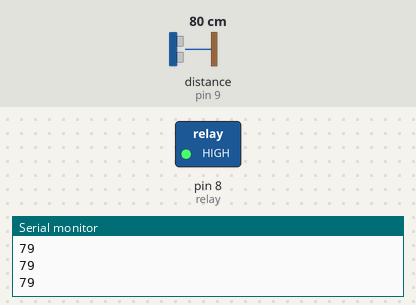
Recording of a sketch running on a simulated Arduino Uno, built with avr-gcc and run on an emulated ATmega328P. Shown: switched loads named in the sketch (green lamp = pin HIGH), the last lines printed to the serial monitor. Wiring (inferred from the names in the program): ultrasonic range finder: trigger pin 10; echo pin 9. The test bench sets the inputs (shaded band); at power-on: distance to the obstacle (sensor on pin 9) 80 cm. The echo pulse lasts 58.3 µs per cm; pins used as bus, display or sensor lines are not drawn.

Above: at 1.2 s.
1.3 s: distance to the obstacle (sensor on pin 9) set to 8 cm
2.8 s: distance to the obstacle (sensor on pin 9) set to 5 cm
At 3.2 s:
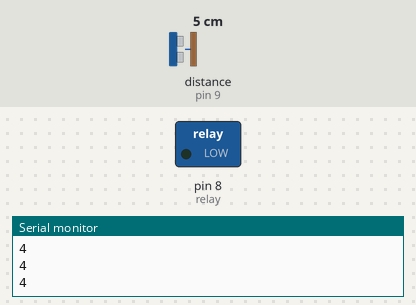
4.3 s: distance to the obstacle (sensor on pin 9) set to 9 cm
At 5.5 s:
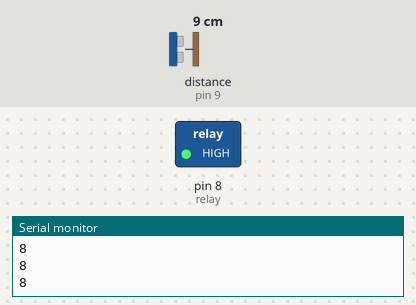
5.8 s: distance to the obstacle (sensor on pin 9) set to 2 cm
At 6.6 s:
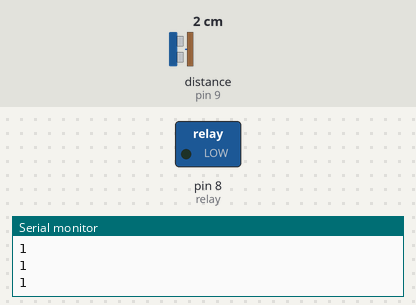
Timing chart, 0 to 8.3 s (numbered marks = the images above; inputs shaded):
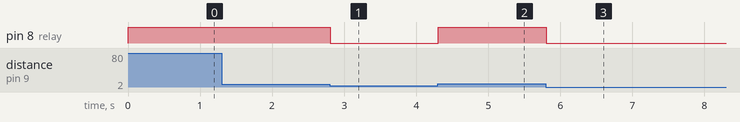

Measured:
- the behaviour switches between 7 and 6 cm on distance to the obstacle (sensor on pin 9) (found by bisection; images 0 and 1)
- after the input at 2.8 s, pin 8 (relay): HIGH → LOW at once
- after the input at 4.3 s, pin 8 (relay): LOW → HIGH at once
- after the input at 5.8 s, pin 8 (relay): HIGH → LOW at once

The sketch:

relay.ino
```cpp
int TPin = 10; //triger pin
int EPin = 9; //echopin
int relay = 8; //relay
int t;        //travel time
int d;        //distance
int hightreshold = 5;
void setup() {
  // put your setup code here, to run once:
    pinMode(TPin, OUTPUT);
    pinMode(EPin, INPUT);
    pinMode(relay, OUTPUT);
    Serial.begin(9600);
}

void loop() {
  // put your main code here, to run repeatedly:
   digitalWrite(TPin, HIGH);
  delayMicroseconds(2);

  //Set the triger pin active for 10 microseconds
  digitalWrite(TPin, HIGH);
  delayMicroseconds(10);
  digitalWrite(TPin, LOW);

  //Read the traval time of sound wave from echo pin in microseonds
  t = pulseIn(EPin, HIGH);

  //Calculate the distance
  d = t * 0.0343 / 2;
  Serial.println(d);

 if(d<=hightreshold){
  digitalWrite(relay, LOW);
  }
 else{
  digitalWrite(relay, HIGH);
  }

}
```
